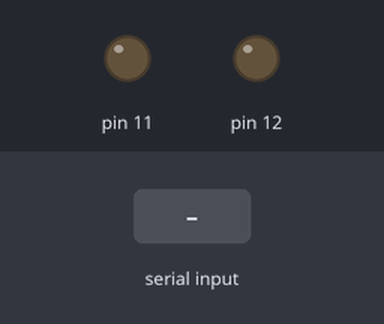
Bench run of a sketch on a simulated Arduino Uno, built with avr-gcc and run on an emulated ATmega328P. Shown: output pins drawn as LEDs (lit = HIGH). Inputs (shaded band) come from the test bench.

Above: at 1.2 s.
1.3 s: "V" received over Serial
At 2.5 s:
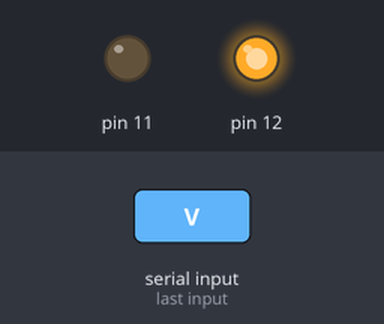
2.8 s: "L" received over Serial
At 3.7 s:
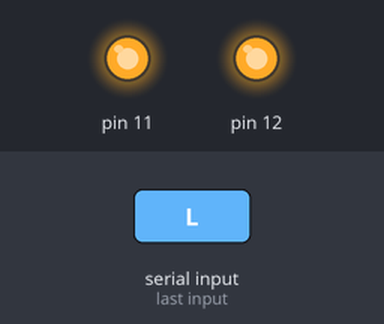
4.3 s: "v" received over Serial
At 4.9 s:
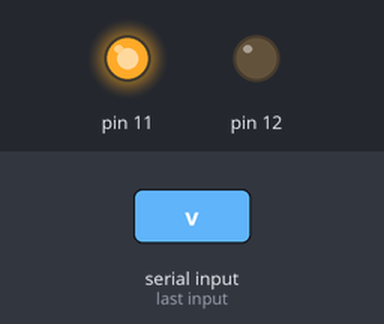
5.8 s: "l" received over Serial
At 7.2 s:
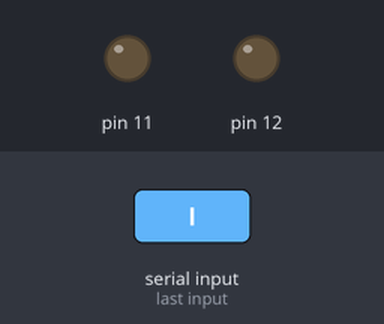
Timing chart, 0 to 8.3 s (numbered marks = the images above; inputs shaded):
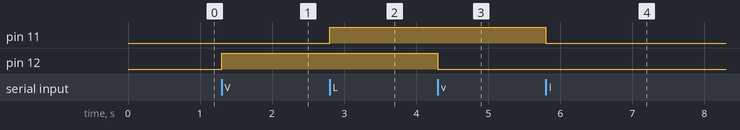

Measured:
- after the input at 1.3 s, pin 12: LOW → HIGH at once
- after the input at 2.8 s, pin 11: LOW → HIGH at once
- after the input at 4.3 s, pin 12: HIGH → LOW at once
- after the input at 5.8 s, pin 11: HIGH → LOW at once

The sketch:

ProgramaArduino.ino
```cpp
void setup() {
  // put your setup code here, to run once:
  pinMode(12,OUTPUT);
  pinMode(11,OUTPUT);
  Serial.begin(9600);
}

void loop() {
  // put your main code here, to run repeatedly:
  if (Serial.available()){
    char lecturaSerial = Serial.read();
    if(lecturaSerial== 'V'){
      digitalWrite(12,HIGH);
    }else if(lecturaSerial== 'v'){
      digitalWrite(12,LOW);
    }else if(lecturaSerial== 'L'){
      digitalWrite(11,HIGH);
    }else if(lecturaSerial== 'l'){
      digitalWrite(11,LOW);
    }
  }

}
```
